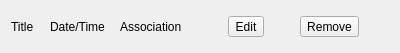
<?xml version="1.0" encoding="UTF-8"?>
<ui version="4.0">
 <class>JournalEntry</class>
 <widget class="QWidget" name="JournalEntry">
  <property name="geometry">
   <rect>
    <x>0</x>
    <y>0</y>
    <width>400</width>
    <height>53</height>
   </rect>
  </property>
  <property name="windowTitle">
   <string>Form</string>
  </property>
  <layout class="QHBoxLayout" name="horizontalLayout_2">
   <item>
    <layout class="QHBoxLayout" name="horizontalLayout">
     <item>
      <widget class="QLabel" name="title">
       <property name="text">
        <string>Title</string>
       </property>
      </widget>
     </item>
     <item>
      <spacer name="horizontalSpacer">
       <property name="orientation">
        <enum>Qt::Horizontal</enum>
       </property>
       <property name="sizeHint" stdset="0">
        <size>
         <width>40</width>
         <height>20</height>
        </size>
       </property>
      </spacer>
     </item>
     <item>
      <widget class="QLabel" name="dateTime">
       <property name="text">
        <string>Date/Time</string>
       </property>
      </widget>
     </item>
     <item>
      <spacer name="horizontalSpacer_2">
       <property name="orientation">
        <enum>Qt::Horizontal</enum>
       </property>
       <property name="sizeHint" stdset="0">
        <size>
         <width>40</width>
         <height>20</height>
        </size>
       </property>
      </spacer>
     </item>
     <item>
      <widget class="QLabel" name="kinAssociation">
       <property name="text">
        <string>Association</string>
       </property>
      </widget>
     </item>
     <item>
      <spacer name="horizontalSpacer_6">
       <property name="orientation">
        <enum>Qt::Horizontal</enum>
       </property>
       <property name="sizeHint" stdset="0">
        <size>
         <width>40</width>
         <height>20</height>
        </size>
       </property>
      </spacer>
     </item>
     <item>
      <layout class="QHBoxLayout" name="actionButtonLayout">
       <item>
        <spacer name="horizontalSpacer_3">
         <property name="orientation">
          <enum>Qt::Horizontal</enum>
         </property>
         <property name="sizeHint" stdset="0">
          <size>
           <width>40</width>
           <height>20</height>
          </size>
         </property>
        </spacer>
       </item>
       <item>
        <widget class="QToolButton" name="editButton">
         <property name="text">
          <string>Edit</string>
         </property>
        </widget>
       </item>
       <item>
        <spacer name="horizontalSpacer_5">
         <property name="orientation">
          <enum>Qt::Horizontal</enum>
         </property>
         <property name="sizeHint" stdset="0">
          <size>
           <width>40</width>
           <height>20</height>
          </size>
         </property>
        </spacer>
       </item>
       <item>
        <widget class="QToolButton" name="removeButton">
         <property name="text">
          <string>Remove</string>
         </property>
        </widget>
       </item>
       <item>
        <spacer name="horizontalSpacer_4">
         <property name="orientation">
          <enum>Qt::Horizontal</enum>
         </property>
         <property name="sizeHint" stdset="0">
          <size>
           <width>40</width>
           <height>20</height>
          </size>
         </property>
        </spacer>
       </item>
      </layout>
     </item>
    </layout>
   </item>
  </layout>
 </widget>
 <resources/>
 <connections/>
</ui>
